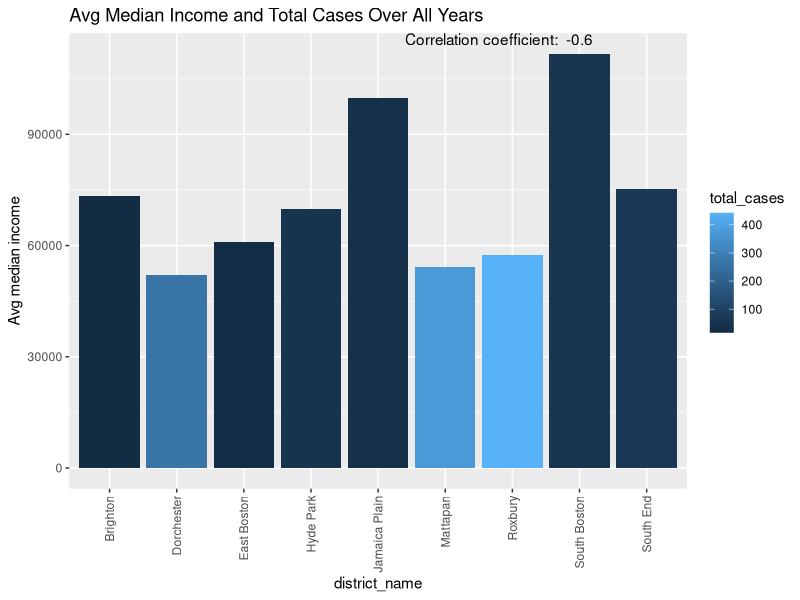
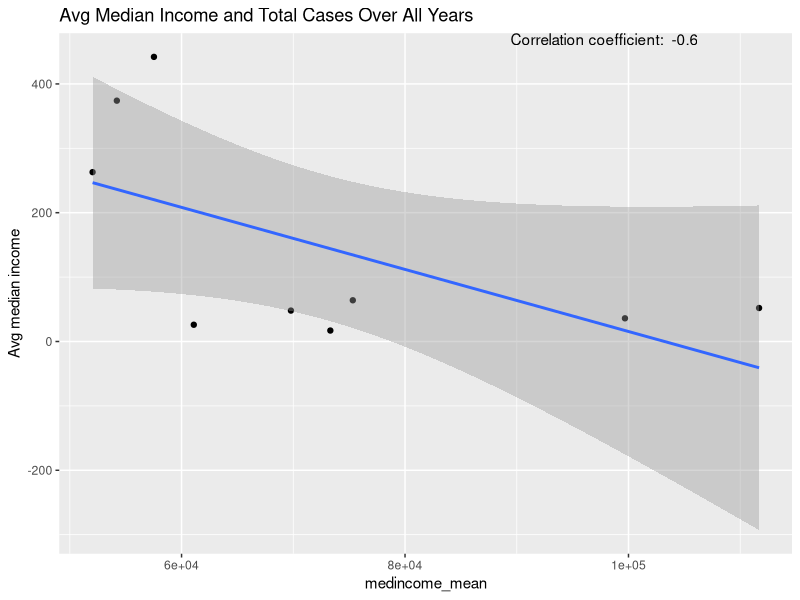

Reproduce these figures in R, in order. (Note: this script raises an error after producing the figures.)
## ---- chunk 1
library(tidyverse)
library(sandwich)
library(lmtest)
library(car)
final_df<-read.csv('census_dat.csv')

#shows correlation between income and total cases for each district. Lower income => more cases 

#income plot
correlation_coef <- final_df%>%
  group_by(district_name)%>%
  summarise(medincome_mean= mean(medincome), total_cases = sum(!duplicated(incident_num))) %>%
  summarise(correlation_coef = round(cor(total_cases, medincome_mean),2))

final_df%>%
  group_by(district_name)%>%
  select(year, district_name, medincome, incident_num)%>%
  summarise(medincome_mean= mean(medincome), total_cases = sum(!duplicated(incident_num))) %>%
  distinct()%>%
  ggplot(aes(district_name, medincome_mean,fill = total_cases))+
  geom_bar(stat= 'identity')+
  theme(axis.text.x = element_text(angle = 90, vjust = 0.5, hjust=1))+
  labs(y = 'Avg median income',title = 'Avg Median Income and Total Cases Over All Years')+
  annotate("text", x = Inf, y = Inf, label = paste("Correlation coefficient: ", correlation_coef), hjust = 1.5, vjust = 1)

#scatterplot with line of best fit 
final_df%>%
  group_by(district_name)%>%
  select(year, district_name, medincome, incident_num)%>%
  summarise(medincome_mean= mean(medincome), total_cases = sum(!duplicated(incident_num))) %>%
  distinct()%>%
  ggplot(aes( medincome_mean,total_cases))+
  geom_point()+
  geom_smooth(method ='lm')+
  labs(y = 'Avg median income',title = 'Avg Median Income and Total Cases Over All Years')+
  annotate("text", x = Inf, y = Inf, label = paste("Correlation coefficient: ", correlation_coef), hjust = 1.5, vjust = 1)



#Highschool plot
final_df%>%
  group_by(district_name)%>%
  select(year, district_name, has_highschool_diploma, Total.,incident_num)%>%
  summarise(district_name=district_name,high_school_pct= mean(has_highschool_diploma/Total.), total_cases = sum(!duplicated(incident_num))) %>%
  distinct()%>%
  ggplot(aes(district_name, high_school_pct,fill = total_cases))+
  geom_bar(stat= 'identity')+
  theme(axis.text.x = element_text(angle = 90, vjust = 0.5, hjust=1))+
  labs(y = 'Pct of population with high school diploma',title = 'Avg Populaion with HS Diploma and Total Cases Over All Years')


correlation_coef <- final_df%>%
  group_by(district_name)%>%
  summarise(employment_pct= mean(employment_status/Total.), total_cases = sum(!duplicated(incident_num)))%>%
  summarise(correlation_coef = round(cor(total_cases, employment_pct),2))

#employment plot
final_df%>%
  group_by(district_name)%>%
  summarise(employment_pct= mean(employment_status/Total.), total_cases = sum(!duplicated(incident_num))) %>%
  ggplot(aes(district_name, employment_pct,fill = total_cases))+
  geom_bar(stat= 'identity')+
  theme(axis.text.x = element_text(angle = 90, vjust = 0.5, hjust=1))+
  labs(y = 'Pct of population employed',title = 'Avg Employment pct and Total Cases Over All Years')+
  annotate("text", x = Inf, y = Inf, label = paste("Correlation coefficient: ", correlation_coef), hjust = 1.5, vjust = 1)

#total cases for districts plot

final_df%>%
  group_by(district_name)%>%
  summarise(total_cases = sum(!duplicated(incident_num))) %>%
  ggplot(aes(district_name,total_cases))+
  geom_bar(stat= 'identity')+
  theme(axis.text.x = element_text(angle = 90, vjust = 0.5, hjust=1))+
  labs(title = 'Total Cases by District')

#single parent household plot
correlation_coef <- final_df%>%
  group_by(district_name)%>%
  summarise(single_household = mean(single_parent_household_under_18/ Total.),total_cases = sum(!duplicated(incident_num))) %>%
  summarise(correlation_coef = round(cor(single_household, total_cases),2))
final_df%>%
  group_by(district_name)%>%
  summarise(single_household = mean(single_parent_household_under_18/ Total.),total_cases = sum(!duplicated(incident_num))) %>%
  ggplot(aes(district_name,single_household, fill = total_cases))+
  geom_bar(stat= 'identity')+
  theme(axis.text.x = element_text(angle = 90, vjust = 0.5, hjust=1))+
  labs(title = 'Pct of Households with Single Parent')+
  annotate("text", x = Inf, y = Inf, label = paste("Correlation coefficient: ", correlation_coef), hjust = 1.5, vjust = 1)




#poverty level plot
final_df%>%
  group_by(district_name)%>%
  summarise(pct_below_poverty_level= mean(pct_below_poverty_level/Total.), total_cases = sum(!duplicated(incident_num))) %>%
  ggplot(aes(district_name, pct_below_poverty_level,fill = total_cases))+
  geom_bar(stat='identity')+
  theme(axis.text.x = element_text(angle = 90, vjust = 0.5, hjust=1))+
  labs(y = 'Avg pct below poverty level ',title = 'Avg pct below poverty level over All Years')





lm_dat<-final_df%>%
  group_by(district_name, year)%>%
  summarise(no_english_pct = mean(no_english/Total.), black_pct =mean(Black_or_African_American_alone/Total.), 
            pct_below_poverty_level=mean(pct_below_poverty_level/Total.),medincome_mean= mean(medincome),
            mean_high_school_pct =mean(has_highschool_diploma/Total.), employment_pct = mean(employment_status/Total.),
            total_cases = sum(!duplicated(incident_num)),single_household = mean(single_parent_household_under_18/ Total.))


ols<-lm(total_cases~ district_name+ medincome_mean+ pct_below_poverty_level+employment_pct, data = lm_dat)
coeftest(ols, vcov. = vcovHC)
summary(ols) #92 adjusted Rsquared good for forecasting
vif(ols)
#interpretation: where you live is the best predictor of cases as shown by total cases by locations graph, p-values are high for other variables indicates multicollinearity
#vif, anything above 5 high collinearity, below 1 no collinearity, above 1 medium collinearity 


ols<-lm(total_cases~medincome_mean+employment_pct+single_household+pct_below_poverty_level, data = lm_dat)
coeftest(ols, vcov. = vcovHC)
summary(ols)
vif(ols)
#interpretation these variables are highly collinear, signs of the coefficients do not make sense 
#however as single households increases, cases increas,
#as employment pct increases, cases decrease
#check signs of estimates

#check these plots for residuals, QQ, outliers
plot(ols)


logit_dat<-final_df%>%
  group_by(district_name, year,victim_gender)%>%
  summarise(victim_gender =victim_gender, no_english_pct = mean(no_english/Total.), black_pct =mean(Black_or_African_American_alone/Total.), 
            pct_below_poverty_level=mean(pct_below_poverty_level/Total.),medincome_mean= mean(medincome),
            mean_high_school_pct =mean(has_highschool_diploma/Total.), employment_pct = mean(employment_status/Total.),
            total_cases = sum(!duplicated(incident_num)),single_household = mean(single_parent_household_under_18/ Total.))%>%
  distinct()

#logistic regression to predict victims gender, residuals highly heteroskedastic, 
logit <- glm(factor(victim_gender) ~ employment_pct+ pct_below_poverty_level+mean_high_school_pct+ medincome_mean, data = logit_dat, family = binomial)
coeftest(logit, vcov.=vcovHC)#heteroskedastic standard errors
summary(logit)#homoskedasitic standard erros formula, pvalues much higher 
